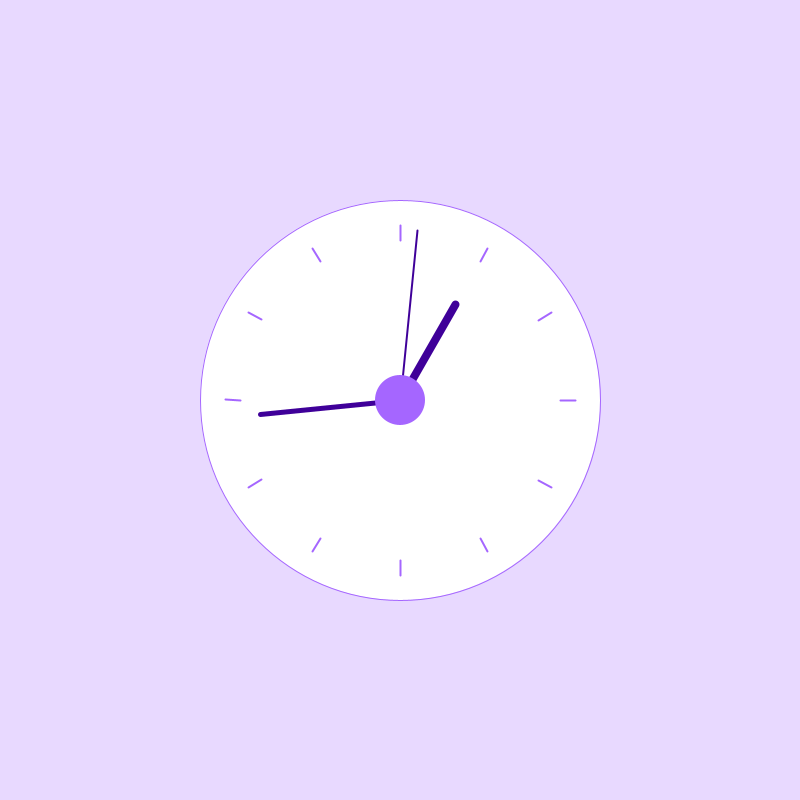
Frame 1 (no input)
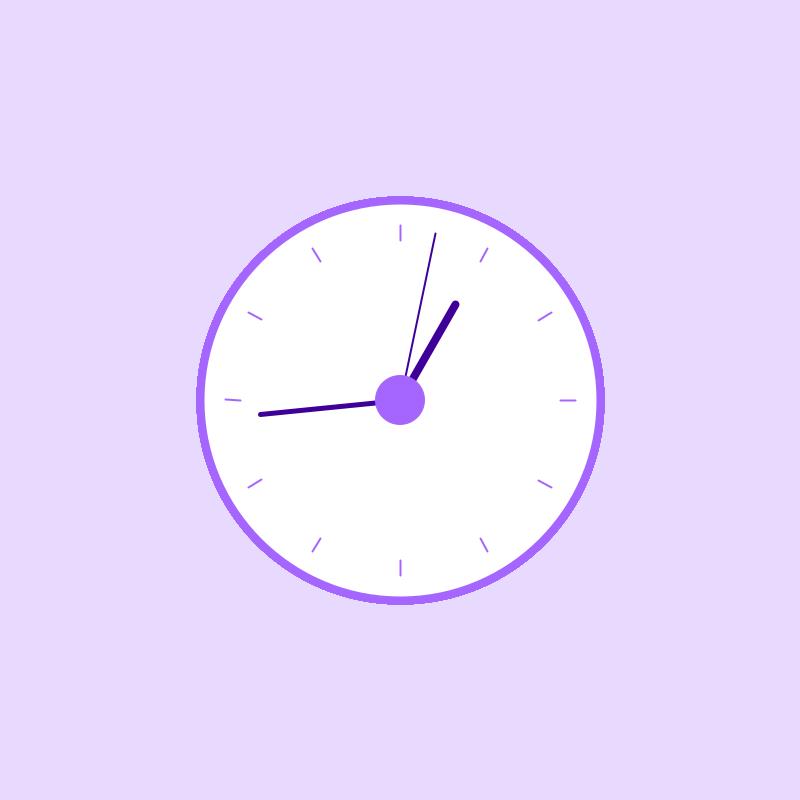
Frame 60 (the mouse pressed at the canvas centre just before this capture)
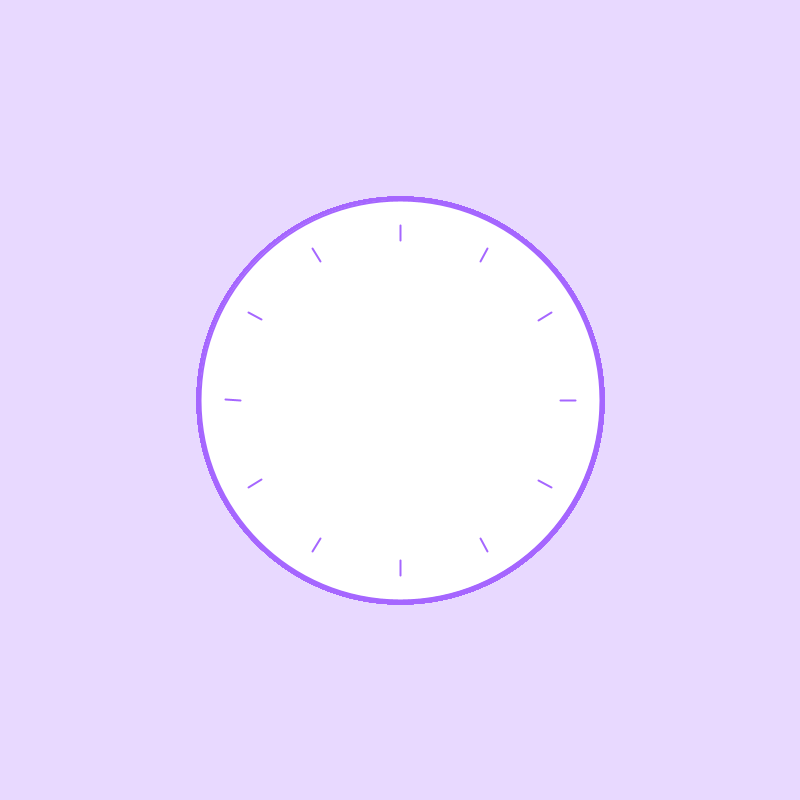
Frame 120 (the mouse held since frame 60 and released just before this capture)

The Processing sketch that drew these frames (run headless with seeded random() and noise(); from frame 60 on, the mouse is pressed at the canvas centre):

// Processing sketch: processing_96482
// ── processing_96482.pde

PVector location;
void setup() {
  size(800, 800);
  background(232, 217, 255);
  smooth();
  location = new PVector();
}

void draw() {

  fill(255);
  stroke(165, 102, 255);
  ellipse(400, 400, 400, 400);

  strokeWeight(2);
  for (int i = 0; i < 12; i++) {
    float dx = cos(i * TWO_PI / 12);
    float dy = sin(i * TWO_PI / 12); 
    line(400 + 160 * dx, 400 + 160 * dy, 400 + 175 * dx, 400 + 175 * dy);
  }


  if ( !mousePressed ) {
    int s = second();
    stroke(63, 0, 153);
    strokeWeight(2);
    drawHand(170, s, 60);
    int m = minute();
    strokeWeight(5);
    drawHand(140, m, 60);
    int h = hour();
    strokeWeight(8);
    drawHand(110, h, 12);
    noStroke();
    fill(165, 102, 255);
    ellipse(400, 400, 50, 50);
  } 
  else if ( mousePressed && (mouseButton == LEFT)) {
    pushMatrix();
    translate(mouseX, mouseY);
    drawBall();
    popMatrix();
    location = new PVector(mouseX-400, mouseY-400);
    location.normalize();
    location.mult(170);

    int s = mouseX/20;
    stroke(63, 0, 153);
    strokeWeight(2);
    line(400, 400, 400+location.x, 400+location.y);
    int m = minute();
    strokeWeight(5);
    drawHand(140, m, 60);
    int h = hour();
    strokeWeight(8);
    drawHand(110, h, 12);
    noStroke();
    fill(165, 102, 255);
    ellipse(400, 400, 50, 50);
  } 
  else if ( mousePressed && (mouseButton == RIGHT)) {
    background(232, 217, 255);
  }
}

void drawHand(float radius, float value, float divider) {
  float x = 400 + radius * cos(value * TWO_PI / divider - PI / 2.0f);
  float y = 400 + radius * sin(value * TWO_PI / divider - PI / 2.0f); 
  line(400, 400, x, y);
}

void drawBall() {
  // background(232, 217, 255);
  noStroke();
  pushMatrix();
  translate(random(-15, 15), random(-15, 15));
  scale(random(0.3, 4));
  fill(random(160, 210), random(1, 102), 255, random(1, 70));
  ellipse(0, 0, 50, 50);
  popMatrix();
}
